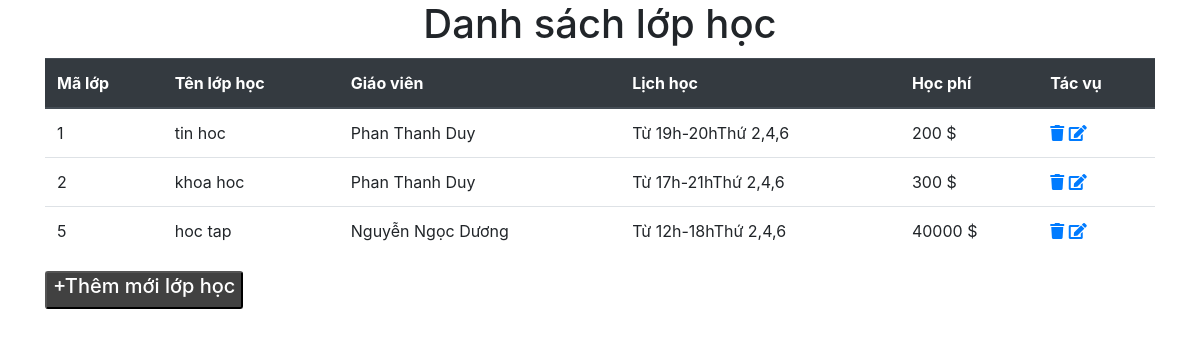
The page /1.BTTH/BTTH_4/kiemtragiuaki/list.php on the database its author committed.
### tables this page shows
CREATE TABLE `lophoc` (
  `id` int(11) NOT NULL,
  `tenlophoc` varchar(255) NOT NULL,
  `giaovien` varchar(255) NOT NULL,
  `lichhoc` varchar(255) NOT NULL,
  `hocphi` int(11) NOT NULL,
  `ngaybatdau` date NOT NULL,
  `ngayketthuc` date NOT NULL,
  `phonghoc` int(11) NOT NULL
);

### 1.BTTH/BTTH_4/kiemtragiuaki/list.php (the view, shortened to what this page needs)
<?php
    include('database/config.php');
    $sql = "SELECT * FROM lophoc";
    $query = mysqli_query($conn, $sql);
?>
<!doctype html>
<html lang="en">
  <head>
    <link rel="stylesheet" href="https://pro.fontawesome.com/releases/v5.10.0/css/all.css"/>
    <link rel="stylesheet" href="https://stackpath.bootstrapcdn.com/bootstrap/4.3.1/css/bootstrap.min.css">
    <link rel="stylesheet" href="css/style.css">
</head>
  <body>
      <div class="container">
          <h1>Danh sách lớp học</h1>
          <div class="list">
          <table>
          <thead>
          <tr>
          <th></th>
          <th></th>
          </tr>
          </thead>
          </table>
             <table class='table'>
                     <thead class='thead-dark'>
                         <tr>
                            <th>Mã lớp</th>
                            <th>Tên lớp học</th>
                            <th>Giáo viên</th>
                            <th>Lịch học</th>
                            <th>Học phí</th>
                            <th>Tác vụ</th>
                        </tr>
                    </thead>
                 <tbody>
                <?php while($row = mysqli_fetch_assoc($query)) {?>
                            <tr>
                             <td> <?php echo $row['id']; ?></td>
                             <td> <?php echo $row['tenlophoc'] ;?></td>
                             <td> <?php echo $row['giaovien'] ;?> </td>
                             <td> Từ <?php echo $row['lichhoc'] ;?>Thứ 2,4,6 </td></td>
                             <td> <?php echo $row['hocphi'] ;?> $ </td>
                             <td>
                                 <a href="delete.php?id=<?php echo $row['id'];?>" onclick="if (!confirm('Bạn có chắc chắn muốn xóa bản ghi này không?')) { return false }" ><i class="fas fa-trash"></i></a>
                                 <a href="edit.php?id=<?php echo $row['id'];?>" ><i class="fas fa-edit"></i></a>
                            </td>
                        </tr>
                        <?php
                    }
                    ?>
                 </tbody>
          </table>
          </div>
            <div class="dslop">
                <button class="add"> <a href="create.php"> <h5>+Thêm mới lớp học</h5></a></button>
            </div>
      </div>
  </body>
</html>

### 1.BTTH/BTTH_4/kiemtragiuaki/css/style.css (style rules this page uses)
h1 { text-align: center; }
.add { border-radius: 3px; float: left; background-color: rgb(65, 65, 65); }
.add a { color: white; }
.add a:link { text-decoration: none; }

### rows shown on the page
lophoc: id "1", tenlophoc "tin hoc", giaovien "Phan Thanh Duy", lichhoc "19h-20h", hocphi "200"
lophoc: id "2", tenlophoc "khoa hoc", giaovien "Phan Thanh Duy", lichhoc "17h-21h", hocphi "300"
lophoc: id "5", tenlophoc "hoc tap", giaovien "Nguyễn Ngọc Dương", lichhoc "12h-18h", hocphi "40000"
